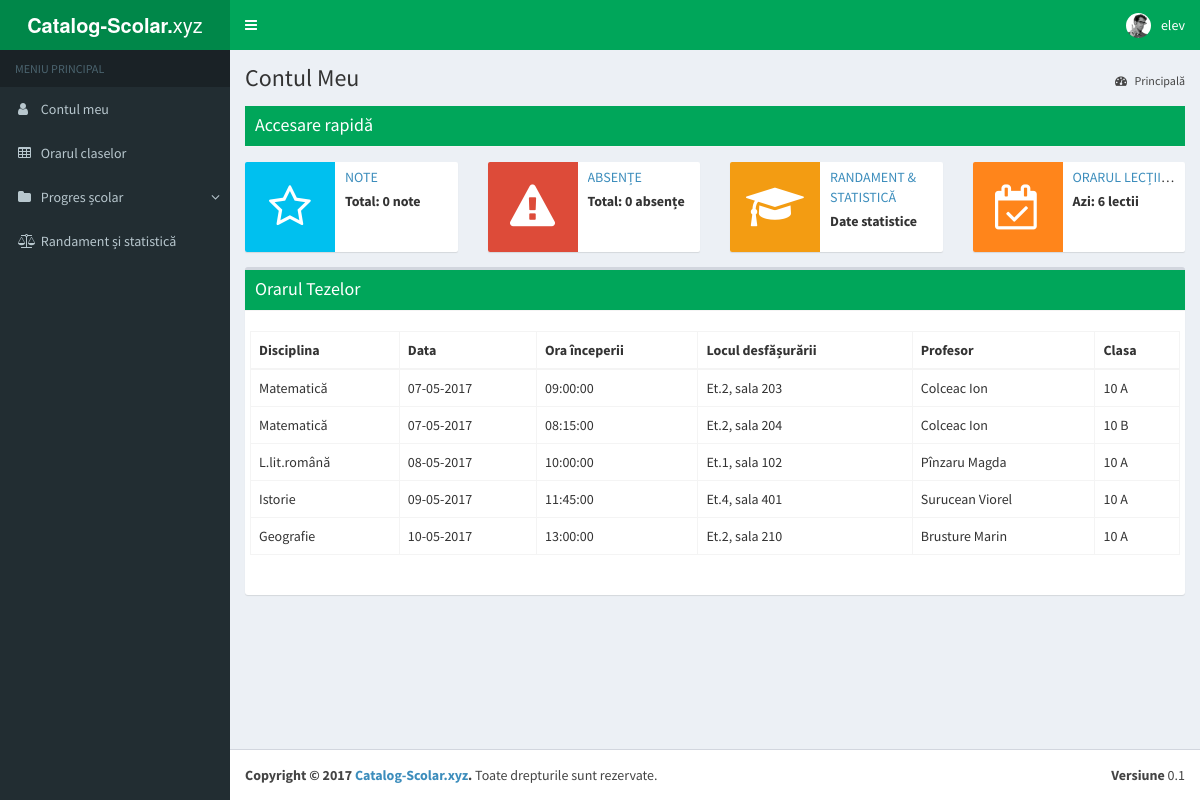
Screenshot of /members/parent/index.php (signed in) with the database file from the repository.
### tables this page shows
CREATE TABLE `users` (
  `user_id` int(11) NOT NULL,
  `user_name` varchar(64) NOT NULL,
  `user_password` varchar(255) NOT NULL,
  `user_category` varchar(10) NOT NULL,
  `user_parent` varchar(255) NOT NULL,
  `user_child` varchar(255) NOT NULL,
  `user_class` varchar(5) NOT NULL,
  `user_btd` date NOT NULL,
  `user_mail` char(255) NOT NULL,
  `user_mob` int(24) NOT NULL,
  `grad_prof` char(24) NOT NULL,
  `disciplina` char(32) NOT NULL
);

CREATE TABLE `orarTeze` (
  `orar_id` int(11) NOT NULL,
  `discipline` varchar(32) NOT NULL,
  `data` date NOT NULL,
  `ora` time NOT NULL,
  `locul` varchar(18) NOT NULL,
  `prof` varchar(48) NOT NULL,
  `user_clasa` varchar(4) NOT NULL
);

### members/parent/index.php (called while the page is built, shortened)
<?php
require_once 'pages/head.php';
require_once 'pages/header.php';
require_once 'pages/sidebar.php';
require_once 'pages/contentWrapper.php';
require_once 'pages/footer.php';
?>

### members/parent/pages/contentWrapper.php (the view, shortened to what this page needs)
<?php
$query1 = "SELECT users.user_name, users.user_child, users.user_class, note.user_name, note.user_class, COUNT(note.disciplina) FROM users, note WHERE users.user_name = '$Q' AND users.user_child = note.user_name";
$result1 = mysqli_query($db, $query1);
$output_res =  mysqli_fetch_array($result1);
$query2 = "SELECT users.user_name, users.user_child, users.user_class, abs.user_name, abs.user_class, COUNT(abs.disciplina) FROM users, abs WHERE users.user_name='$Q' AND users.user_child=abs.user_name";
$result2 = mysqli_query($db, $query2);
$output_res2 =  mysqli_fetch_array($result2);
$output = '';
$sql = "SELECT discipline, data, ora, locul, prof, user_clasa FROM orarTeze ORDER BY data ASC";
if($result = mysqli_query($db, $sql)){
    if(mysqli_num_rows($result) > 0) {
        while($row = mysqli_fetch_array($result))  {
            $date = date("d-m-Y", strtotime($row["data"]));
            $output .= '
                <tr>
                    <td class="discipline">'.$row["discipline"].'</td>
                    <td class="data">'.$date.'</td>
                    <td class="ora">'.$row["ora"].'</td>
                    <td class="locul">'.$row["locul"].'</td>
                    <td class="prof">'.$row["prof"].'</td>
                    <td class="prof">'.$row["user_clasa"].'</td>
                </tr> ';
        }
    } else {
        $output .=
            '<tr>
                <td colspan="4">Ne pare rău! Datele nu au fost găsite!</td>
            </tr>';
    }
}
?>
<div class="content-wrapper">
    <section class="content-header">
        <h1>Contul Meu</h1>
        <ol class="breadcrumb">
            <li class="active"><a href="."><i class="fa fa-dashboard"></i> Principală</a></li>
        </ol>
    </section>
    <section class="content">
        <div class="box-header with-border bg-green" style="margin-bottom:15px;">
            <h3 class="box-title">Accesare rapidă </h3>
        </div>
        <div class="row">
            <div class="col-md-3 col-sm-6 col-xs-12">
                <div class="info-box">
                    <span class="info-box-icon bg-aqua"><i class="fa fa-star-o"></i></span>
                    <div class="info-box-content">
                        <span class="info-box-text"><a href="marks.php">Note</a></span>
                        <span class="info-box-number"><small>Total: <?= $output_res[5]; ?> note</small></span>
                    </div>
                </div>
            </div>
            <div class="col-md-3 col-sm-6 col-xs-12">
                <div class="info-box">
                    <span class="info-box-icon bg-red"><i class="fa fa-warning"></i></span>
                    <div class="info-box-content">
                        <span class="info-box-text"><a href="abs.php">Absențe</a></span>
                        <span class="info-box-number"><small>Total: <?= $output_res2[5]; ?> absențe</small></span>
                    </div>
                </div>
            </div>
            <div class="col-md-3 col-sm-6 col-xs-12">
                <div class="info-box">
                    <span class="info-box-icon bg-yellow"><i class="fa fa-mortar-board"></i></span>
                    <div class="info-box-content">
                        <span class="info-box-text"><a href="performance.php">Randament &amp; <br>Statistică</a></span>
                        <span class="info-box-number"><small>Date statistice</small></span>
                    </div>
                </div>
            </div>
            <div class="col-md-3 col-sm-6 col-xs-12">
                <div class="info-box">
                    <span class="info-box-icon bg-orange"><i class="fa fa-calendar-check-o"></i></span>
                    <div class="info-box-content">
                        <span class="info-box-text"><a href="schedule.php">Orarul lecțiilor</a></span>
                        <span class="info-box-number"><small>Azi: 6 lectii</small></span>
                    </div>
                </div>
            </div>
        </div>
        <div class="row">
            <div class="col-md-12">
                <div class="box">
                    <div class="box-header with-border bg-green">
                        <h3 class="box-title">Orarul Tezelor</h3>
                    </div>
                    <div class="box-body">
                        <div class="row">
                            <div class="box-body">
                                <div class="table-responsive">
                                    <table class="table table-bordered">
                                        <thead>
                                            <tr>
                                                <th>Disciplina</th>
                                                <th>Data</th>
                                                <th>Ora începerii</th>
                                                <th>Locul desfășurării</th>
                                                <th>Profesor</th>
                                                <th>Clasa</th>
                                            </tr>
                                        </thead>
                                        <tbody>
                                            <?php echo $output; mysqli_close($db); ?>
                                        </tbody>
                                    </table>
                                </div>
                            </div>
                        </div>
    </section>
    </div>

### members/parent/pages/header.php (shortened to what this page needs)
<?php
$pass=$_SESSION["member_password"];
$Q = mysqli_query($db, "SELECT user_id,user_name FROM users WHERE user_password='$pass'");
$Q = mysqli_fetch_row($Q);
$Q = $Q[1];
echo '
<body class="hold-transition skin-green sidebar-mini">
    <div class="wrapper">
        <header class="main-header">
            <a href="index.php" class="logo">
                <span class="logo-mini"><b>CS</b></span>
                <span class="logo-lg"><b>Catalog-Scolar.</b>xyz</span>
            </a>
            <nav class="navbar navbar-static-top">
                <a href="#" class="sidebar-toggle" data-toggle="offcanvas" role="button">
                    <span class="sr-only">Toggle navigation</span>
                </a>
                <div class="navbar-custom-menu">
                    <ul class="nav navbar-nav">
                        <li class="dropdown user user-menu">
                            <a href="#" class="dropdown-toggle" data-toggle="dropdown">
                                <img src="../dist/img/user2-160x160.jpg" class="user-image" alt="User Image">
                                <span class="hidden-xs"> '. $Q . ' </span>
                            </a>
                            <ul class="dropdown-menu">
                                <li class="user-footer">
                                    <div class="pull-left">
                                        <a href="profile.php" class="btn btn-default btn-flat">Vezi Profilul</a>
                                    </div>
                                    <div class="pull-right">
                                        <a href="/catalog-scolar/logout.php" class="btn btn-default btn-flat">Deconectare</a>
                                    </div>
                                </li>
                            </ul>
                        </li>
                    </ul>
                </div>
            </nav>
        </header>
';

### rows the page displays
users: user_name "elev"
orarteze: discipline "Matematică", data "07-05-2017", ora "09:00:00", locul "Et.2, sala 203", prof "Colceac Ion", user_clasa "10 A"
orarteze: discipline "Matematică", data "07-05-2017", ora "08:15:00", locul "Et.2, sala 204", prof "Colceac Ion", user_clasa "10 B"
orarteze: discipline "L.lit.română", data "08-05-2017", ora "10:00:00", locul "Et.1, sala 102", prof "Pînzaru Magda", user_clasa "10 A"
orarteze: discipline "Istorie", data "09-05-2017", ora "11:45:00", locul "Et.4, sala 401", prof "Surucean Viorel", user_clasa "10 A"
orarteze: discipline "Geografie", data "10-05-2017", ora "13:00:00", locul "Et.2, sala 210", prof "Brusture Marin", user_clasa "10 A"

### other values shown
$output_res[5] "0"
$output_res2[5] "0"
